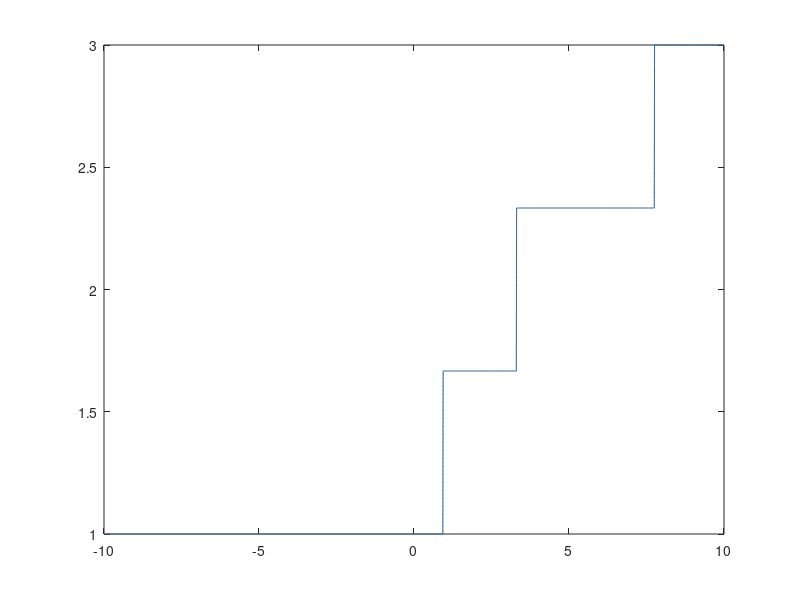

Source code (MATLAB):
clear;
A=[  2     1     0
     1     3    -1
     0    -1     1];
U_l=[1 2 3]'; 
U_r=[3,2,1]';
[R,L]=eig(A);
for i=1:3
    lambda(i)=L(i,i);
end

dt=0.01;
dx=0.01;
t=0:dt:2;
x=-10:dx:10;
U=zeros(3,size(x,2));
U2=zeros(3,size(x,2));

for n=1:size(t,2)
    for j=1:size(x,2)
        U(:,j)=0;
        I=[];
        for i=1:3
            if lambda(i)*t(n)<x(j)
                I=[I,i];
            end
        end
        if size(I,1)==0
            U(:,j)=U_l;
        else
            I=max(I);
            for i=1:I
                U(:,j)=U(:,j)+(R(:,i)'*U_r)*R(:,i);
            end
            for i=I+1:3
                U(:,j)=U(:,j)+(R(:,i)'*U_l)*R(:,i);
            end
        end
    end
    
    
    for j=1:size(x,2)
        if x(j)/t(n)<lambda(1)
            U2(:,j)=U_l;
        elseif x(j)/t(n)<lambda(2)
            U2(:,j)=U_l+(R(:,1)'*(U_r-U_l))*R(:,1);
        elseif x(j)/t(n)<lambda(3)
            U2(:,j)=U_l+(R(:,1)'*(U_r-U_l))*R(:,1)+(R(:,2)'*(U_r-U_l))*R(:,2);
        else
            U2(:,j)=U_r;
        end
    end
    plot(x,U(1,:),'-',x,U2(1,:),':')
   
    shg
    pause(dt)
end
            
       
                